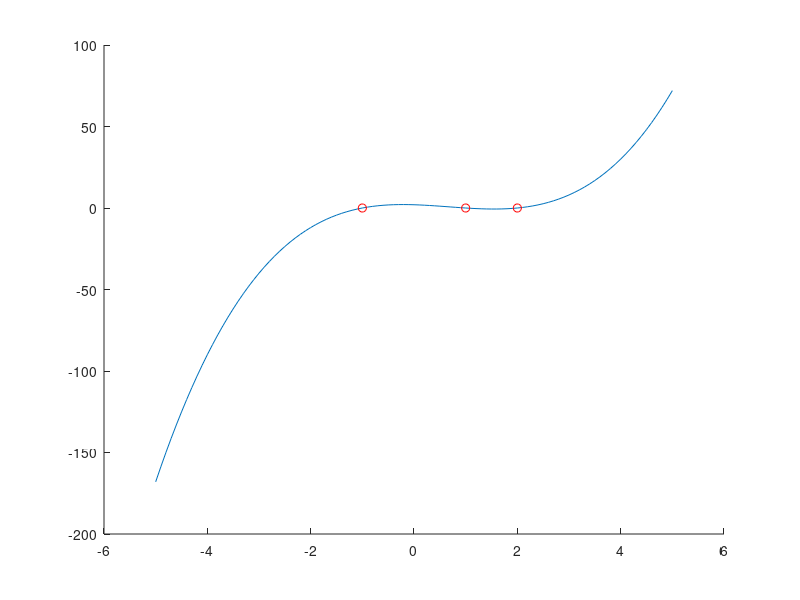

MATLAB code for this plot: (Note: this script raises an error after producing the figure.)
x = -5:0.1:5;
i = polyint([3,-4,-1], 2);
v = polyval(i, x);

hold on;
plot(x, v);
plot(roots(i), 0, 'ro');
hold off;

%%

x = 12:0.1:15;
v = sym('v');
f = exp(2*v) + 3*(v.^2);
F = int(f) + 3 - subs(int(f), v, 1);
G = int(F) + 1 - subs(int(F), v, 3);
hold on;
plot(x, subs(f, v, x), 'r');
plot(x, subs(diff(f), v, x), 'g');
plot(x, subs(F, v, x), 'b');
plot(x, subs(G, v, x), 'k');
hold off;

%%

h = 0.1;
v = sym('x');
t = sym('y');
f = 2*v - 3*t + 1;
g = t + h*f; % euler's method

ans = zeros(10, 2);
yn = 5;
x = [1:0.1:2];
for n = 1:1:10
    ans(n,:) = [double(x(n)), double(yn)];
    yn = subs(g, [v, t], [x(n), yn]); % calculate y_{n+1}
end

disp(ans);